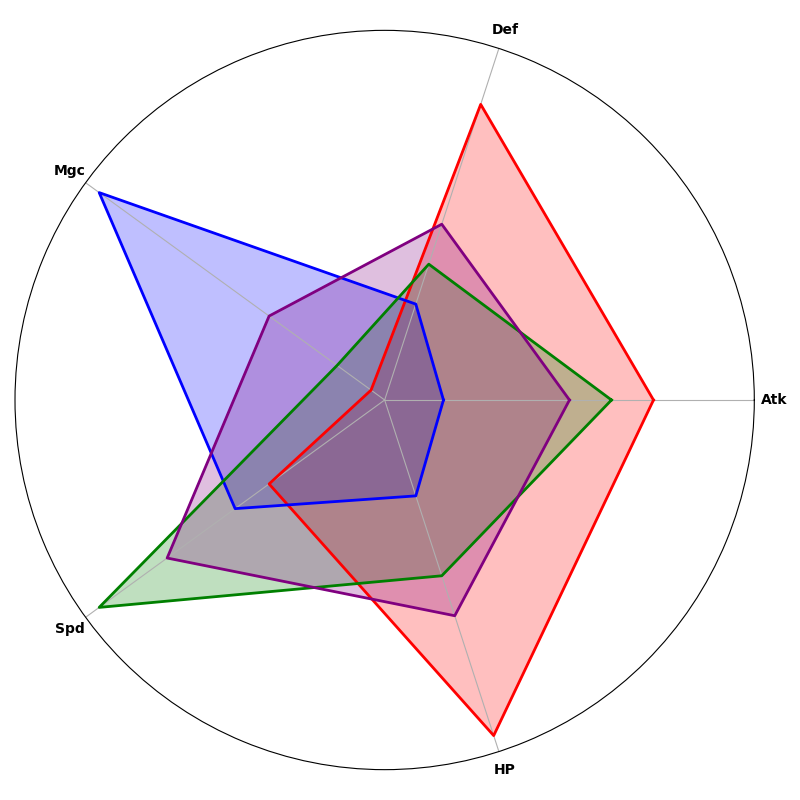

Here is the Python script that generated this plot:
import numpy as np
import matplotlib.pyplot as plt
from math import pi

categories = ['Atk', 'Def', 'Mgc', 'Spd', 'HP']
num_vars = len(categories)

warrior = [8, 9, 2, 5, 10]
mage = [3, 4, 10, 6, 4]
rogue = [7, 5, 3, 10, 6]
ranger = [6, 6, 5, 8, 7]

data = [warrior, mage, rogue, ranger]
colors = ['red', 'blue', 'green', 'purple']

angles = np.linspace(0, 2 * pi, num_vars, endpoint=False).tolist()
angles += angles[:1]

def plot_radar_chart(ax, data, color):
    data += data[:1]
    ax.plot(angles, data, color=color, linewidth=2, linestyle='solid')
    ax.fill(angles, data, color=color, alpha=0.25)

fig, ax = plt.subplots(figsize=(8, 8), subplot_kw=dict(polar=True))

for idx, class_data in enumerate(data):
    plot_radar_chart(ax, class_data, colors[idx])

ax.set_yticks([])
ax.set_xticks(angles[:-1])
ax.set_xticklabels(categories, fontsize=10, color='black', weight='bold')

plt.tight_layout()
plt.show()
